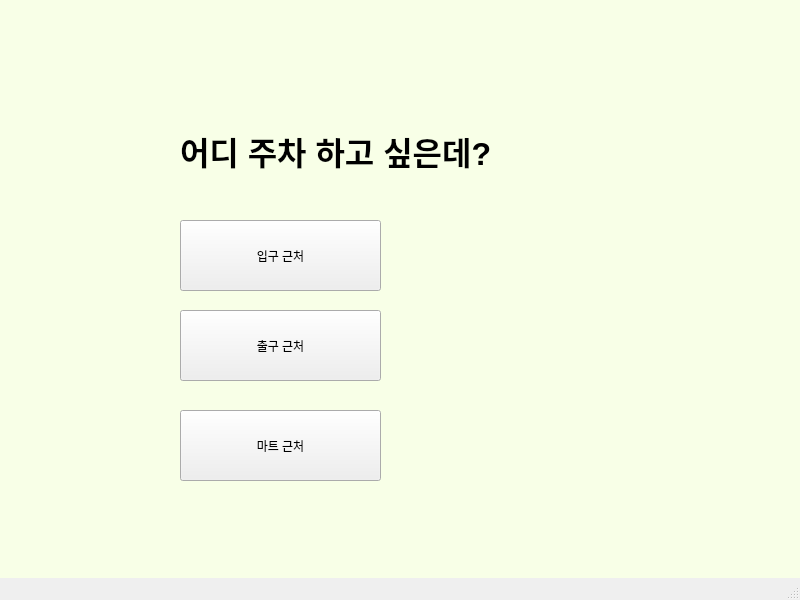
<?xml version="1.0" encoding="UTF-8"?>
<ui version="4.0">
 <class>MainWindow</class>
 <widget class="QMainWindow" name="MainWindow">
  <property name="geometry">
   <rect>
    <x>0</x>
    <y>0</y>
    <width>800</width>
    <height>600</height>
   </rect>
  </property>
  <property name="windowTitle">
   <string>MainWindow</string>
  </property>
  <widget class="QWidget" name="centralwidget">
   <widget class="QLabel" name="label">
    <property name="geometry">
     <rect>
      <x>-140</x>
      <y>-100</y>
      <width>1091</width>
      <height>841</height>
     </rect>
    </property>
    <property name="styleSheet">
     <string notr="true">background-color: rgb(248, 255, 231);</string>
    </property>
    <property name="text">
     <string/>
    </property>
   </widget>
   <widget class="QLabel" name="label_2">
    <property name="geometry">
     <rect>
      <x>180</x>
      <y>110</y>
      <width>371</width>
      <height>81</height>
     </rect>
    </property>
    <property name="font">
     <font>
      <pointsize>24</pointsize>
      <bold>true</bold>
     </font>
    </property>
    <property name="styleSheet">
     <string notr="true">color : black;</string>
    </property>
    <property name="text">
     <string>어디 주차 하고 싶은데?</string>
    </property>
   </widget>
   <widget class="QPushButton" name="pushButton">
    <property name="geometry">
     <rect>
      <x>180</x>
      <y>310</y>
      <width>201</width>
      <height>71</height>
     </rect>
    </property>
    <property name="text">
     <string>출구 근처</string>
    </property>
   </widget>
   <widget class="QPushButton" name="pushButton_2">
    <property name="geometry">
     <rect>
      <x>180</x>
      <y>220</y>
      <width>201</width>
      <height>71</height>
     </rect>
    </property>
    <property name="text">
     <string>입구 근처</string>
    </property>
   </widget>
   <widget class="QPushButton" name="pushButton_3">
    <property name="geometry">
     <rect>
      <x>180</x>
      <y>410</y>
      <width>201</width>
      <height>71</height>
     </rect>
    </property>
    <property name="text">
     <string>마트 근처</string>
    </property>
   </widget>
  </widget>
  <widget class="QMenuBar" name="menubar">
   <property name="geometry">
    <rect>
     <x>0</x>
     <y>0</y>
     <width>800</width>
     <height>33</height>
    </rect>
   </property>
  </widget>
  <widget class="QStatusBar" name="statusbar"/>
 </widget>
 <resources/>
 <connections>
  <connection>
   <sender>pushButton</sender>
   <signal>clicked()</signal>
   <receiver>MainWindow</receiver>
   <slot>next_screen()</slot>
   <hints>
    <hint type="sourcelabel">
     <x>223</x>
     <y>390</y>
    </hint>
    <hint type="destinationlabel">
     <x>451</x>
     <y>600</y>
    </hint>
   </hints>
  </connection>
  <connection>
   <sender>pushButton_2</sender>
   <signal>clicked()</signal>
   <receiver>MainWindow</receiver>
   <slot>next_screen()</slot>
   <hints>
    <hint type="sourcelabel">
     <x>222</x>
     <y>291</y>
    </hint>
    <hint type="destinationlabel">
     <x>244</x>
     <y>812</y>
    </hint>
   </hints>
  </connection>
  <connection>
   <sender>pushButton_3</sender>
   <signal>clicked()</signal>
   <receiver>MainWindow</receiver>
   <slot>next_screen()</slot>
   <hints>
    <hint type="sourcelabel">
     <x>260</x>
     <y>498</y>
    </hint>
    <hint type="destinationlabel">
     <x>250</x>
     <y>708</y>
    </hint>
   </hints>
  </connection>
 </connections>
 <slots>
  <slot>next_screen()</slot>
 </slots>
</ui>
